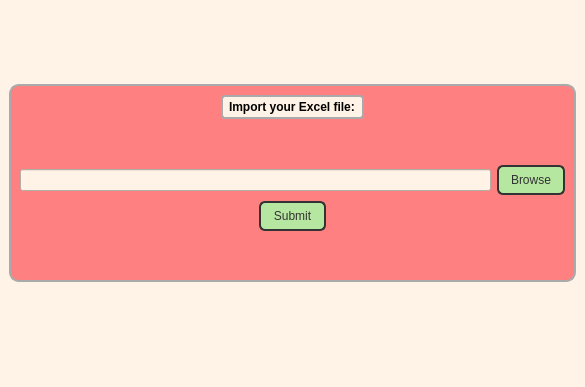
<?xml version="1.0" encoding="UTF-8"?>
<ui version="4.0">
 <class>MainWindow</class>
 <widget class="QMainWindow" name="MainWindow">
  <property name="geometry">
   <rect>
    <x>0</x>
    <y>0</y>
    <width>585</width>
    <height>387</height>
   </rect>
  </property>
  <property name="windowTitle">
   <string>MainWindow</string>
  </property>
  <property name="styleSheet">
   <string notr="true">QWidget {
    background-color: #fff2e6;  /* background */
}</string>
  </property>
  <widget class="QWidget" name="centralwidget">
   <layout class="QVBoxLayout" name="verticalLayout">
    <item>
     <spacer name="verticalSpacer">
      <property name="orientation">
       <enum>Qt::Vertical</enum>
      </property>
      <property name="sizeHint" stdset="0">
       <size>
        <width>20</width>
        <height>40</height>
       </size>
      </property>
     </spacer>
    </item>
    <item>
     <widget class="QFrame" name="frame">
      <property name="styleSheet">
       <string notr="true">QFrame {
    background-color: #ff8080;
    border: 2px solid #aaa;
    border-radius: 10px;
}
QFrame#frame_2{
    background-color: #fff2e6;
    border: 2px solid #333;
    border-radius: 10px;
}

QFrame QLabel {
    border: 2px solid #aaa;
    border-radius: 4px;
    padding: 3px;
    background-color: #fff2e6;
}

QGroupBox {
    border: 2px solid #555;
    border-radius: 8px;
    margin-top: 20px;
    padding: 10px;
    background-color: #fff2e6;
}

/* Optional: style the title of the group box */
QGroupBox::title {
    subcontrol-origin: margin;
    subcontrol-position: top center;
    padding: 0 5px;
    color: #333;
    font-weight: bold; 
}

/* Style RadioButtons inside the GroupBox */
QGroupBox QRadioButton {
    border: 2px solid #aaa;
    border-radius: 4px;
    padding: 3px;
    background-color: #fff2e6;
}

/* Style SpinBox inside the GroupBox */
QSpinBox {
    background-color: #fff2e6;
}

QPushButton {
    background-color: #b5e7a0;
    border: 2px solid #333;
    border-radius: 6px;
    padding: 6px 12px;
    color: #333;
}

/* Hover effect */
QPushButton:hover {
    background-color: #a2d891;  /* Slightly darker green */
    border-color: #222;         /* Darker border on hover (optional) */
}

/* Pressed effect */
QPushButton:pressed {
    background-color: #8fcf82;  /* Deeper green */
    border-color: #111;
}
</string>
      </property>
      <property name="frameShape">
       <enum>QFrame::StyledPanel</enum>
      </property>
      <property name="frameShadow">
       <enum>QFrame::Raised</enum>
      </property>
      <layout class="QVBoxLayout" name="verticalLayout_2">
       <item alignment="Qt::AlignHCenter">
        <widget class="QLabel" name="label">
         <property name="font">
          <font>
           <weight>75</weight>
           <bold>true</bold>
          </font>
         </property>
         <property name="text">
          <string>Import your Excel file:</string>
         </property>
        </widget>
       </item>
       <item>
        <spacer name="verticalSpacer_3">
         <property name="orientation">
          <enum>Qt::Vertical</enum>
         </property>
         <property name="sizeHint" stdset="0">
          <size>
           <width>20</width>
           <height>40</height>
          </size>
         </property>
        </spacer>
       </item>
       <item>
        <layout class="QHBoxLayout" name="horizontalLayout">
         <item>
          <widget class="QLineEdit" name="address_bar"/>
         </item>
         <item>
          <widget class="QPushButton" name="Browse_btn">
           <property name="text">
            <string>Browse</string>
           </property>
          </widget>
         </item>
        </layout>
       </item>
       <item alignment="Qt::AlignHCenter">
        <widget class="QPushButton" name="submitButton">
         <property name="text">
          <string>Submit</string>
         </property>
        </widget>
       </item>
       <item>
        <spacer name="verticalSpacer_4">
         <property name="orientation">
          <enum>Qt::Vertical</enum>
         </property>
         <property name="sizeHint" stdset="0">
          <size>
           <width>20</width>
           <height>40</height>
          </size>
         </property>
        </spacer>
       </item>
      </layout>
     </widget>
    </item>
    <item>
     <spacer name="verticalSpacer_2">
      <property name="orientation">
       <enum>Qt::Vertical</enum>
      </property>
      <property name="sizeHint" stdset="0">
       <size>
        <width>20</width>
        <height>40</height>
       </size>
      </property>
     </spacer>
    </item>
   </layout>
  </widget>
  <widget class="QMenuBar" name="menubar">
   <property name="geometry">
    <rect>
     <x>0</x>
     <y>0</y>
     <width>585</width>
     <height>27</height>
    </rect>
   </property>
  </widget>
  <widget class="QStatusBar" name="statusbar"/>
 </widget>
 <resources/>
 <connections/>
</ui>
